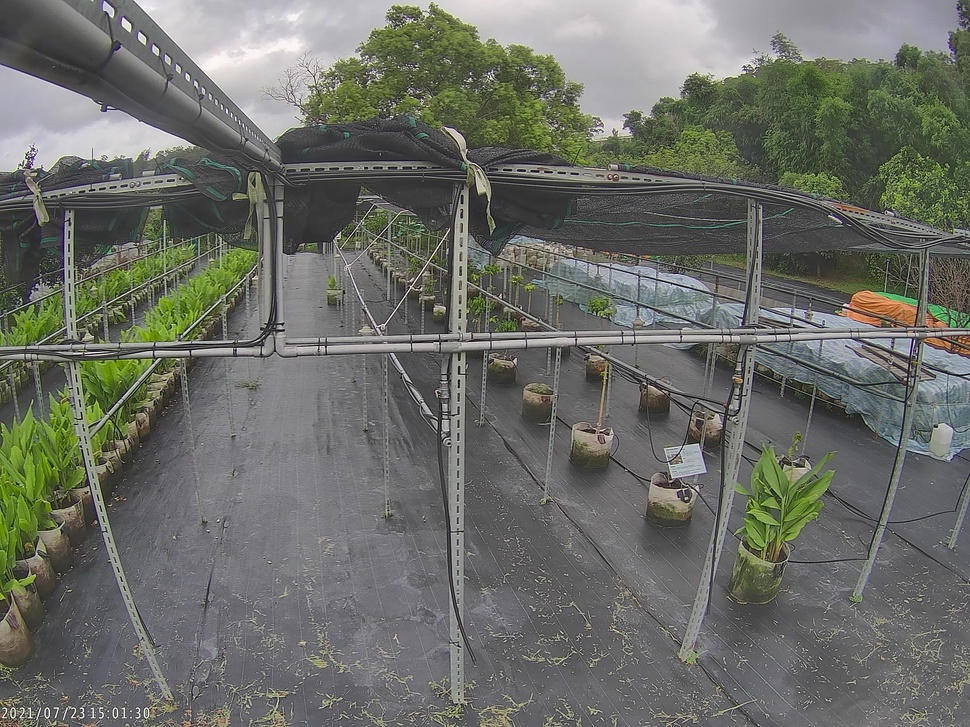
#> input picture test_data_/7.jpg, 970 x 727 px, shrunk from 2560 x 1920 before the run
$ python test.py
#> lines starting #> are read from the running program, lines starting #| are printed output that depends on the picture; long printed decimals are rounded
### mse.py
#import skimage.measure
#from skimage.metrics import structural_similarity as ssim
#from skimage import measure
import numpy as np
import cv2
#import config


def mse(imageA, imageB, threshold):
    '''
    the 'Mean Squared Error' between the two images is
    the sum of the squared difference between the two images;
    '''
    mse_sum = 0
    pixel_num = 0
    # NOTE: the two images must have the same dimension
    #tmp_k = np.zeros((imageA.shape[0], imageA.shape[1]))
    #print(tmp_k)
    for i in range(imageA.shape[0]):
        for j in range(imageA.shape[1]):

            tmp = int(imageA[i][j]) - int(imageB[i][j])
            if tmp > threshold:
                #tmp_k[i][j] = (tmp ** 2)
                mse_sum += (tmp ** 2)
                pixel_num += 1


    #err1 = np.sum(tmp_k)

    err = mse_sum/pixel_num
    print("cmp: ")
    #print("A-B\n", cv2.subtract(imageB, imageA), "\n\n", "manual minus\n", tmp_k)
    #print("\n\n")
    #print("A\n", imageA, "\n\n", "B\n", imageB)
    print(err)


    '''
    return the MSE, the lower the error, the more "similar" the two images are
    '''
    #return 0
    return err

def compare_images(imageA, imageB):
    # compute the mean squared error and structural similarity index for the images
    m = mse(imageA, imageB ,10)
    # s = ssim(imageA, imageB)
    return m


def init_cmp(imageA_path, imageB_path):

    # read image by cv2 from path
    target_0 = cv2.imread(imageA_path)
    target_1 = cv2.imread(imageB_path)

    # convert image to grayscale
    target_0 = cv2.cvtColor(target_0, cv2.COLOR_BGR2GRAY)
    target_1 = cv2.cvtColor(target_1, cv2.COLOR_BGR2GRAY)

    return compare_images(target_0, target_1)

### test.py
import mse
import numpy as np

a = np.zeros((3, 3))
b= np.zeros((3, 3))
for i in range(3):
    for j in range(3):
            a[i][j] = (i+1)*(j+1)
            if j%2 == 0:
                b[i][j] = a[i][j] +1
            else:
                b[i][j] = a[i][j] - 1

#print(a)
#print(b)
#mse.mse(a, b, 0)

mse.init_cmp("test_data_/7.jpg", "test_data_/3.jpg")
#> in init_cmp, target_0 is the input picture: shape (727, 970, 3); mean B, G, R 103, 109.7, 107.6
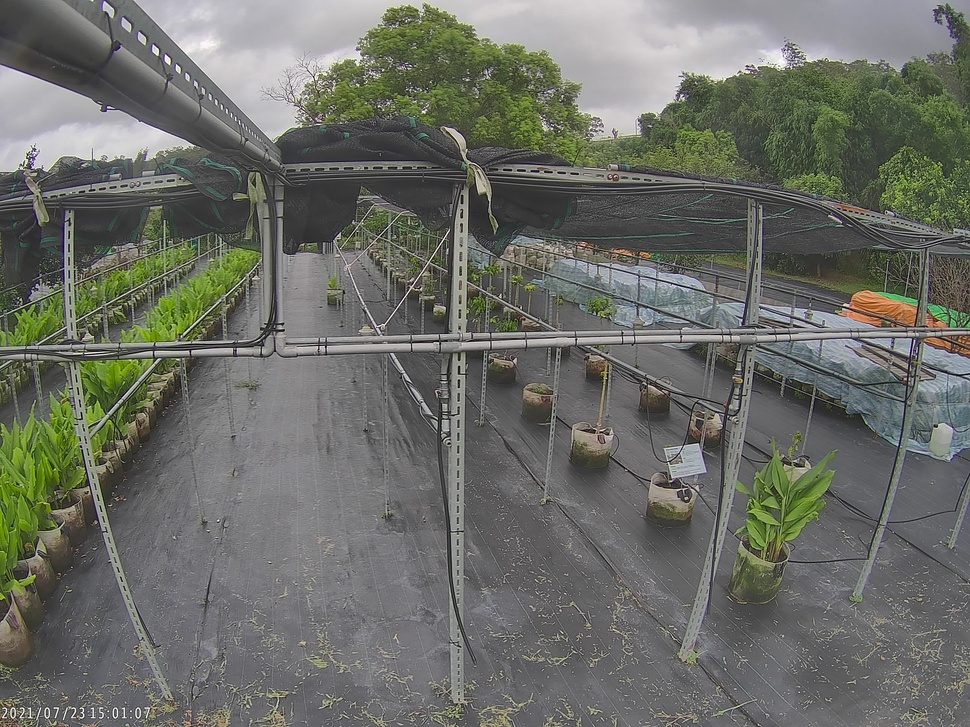
#> input picture test_data_/3.jpg, 970 x 727 px, shrunk from 2560 x 1920 before the run
#> in init_cmp, target_1 is the input picture: shape (727, 970, 3); mean B, G, R 102.6, 109.5, 107.5
#> in init_cmp, `target_1 = cv2.cvtColor(target_1, cv2.COLOR_BGR2GRAY)`:
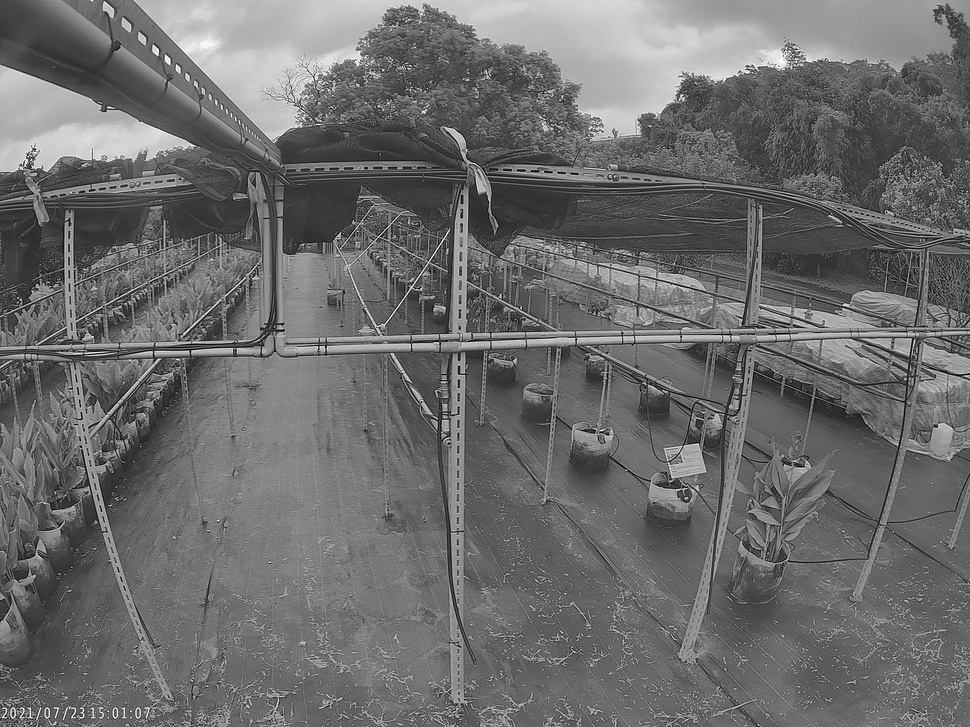
#> target_1: shape (727, 970); min 0, max 255, mean 108.1
#> after the loop in mse, `for i in range(imageA.shape[0]):`: mse_sum = 75709400; pixel_num = 79969
#> in mse, `err = mse_sum/pixel_num`: err = 946.7
#| 946.734
mse.init_cmp("test_data_/19.jpg", "test_data_/2.jpg")
#> call 2 of init_cmp, with imageA_path = 'test_data_/19.jpg', imageB_path = 'test_data_/2.jpg'
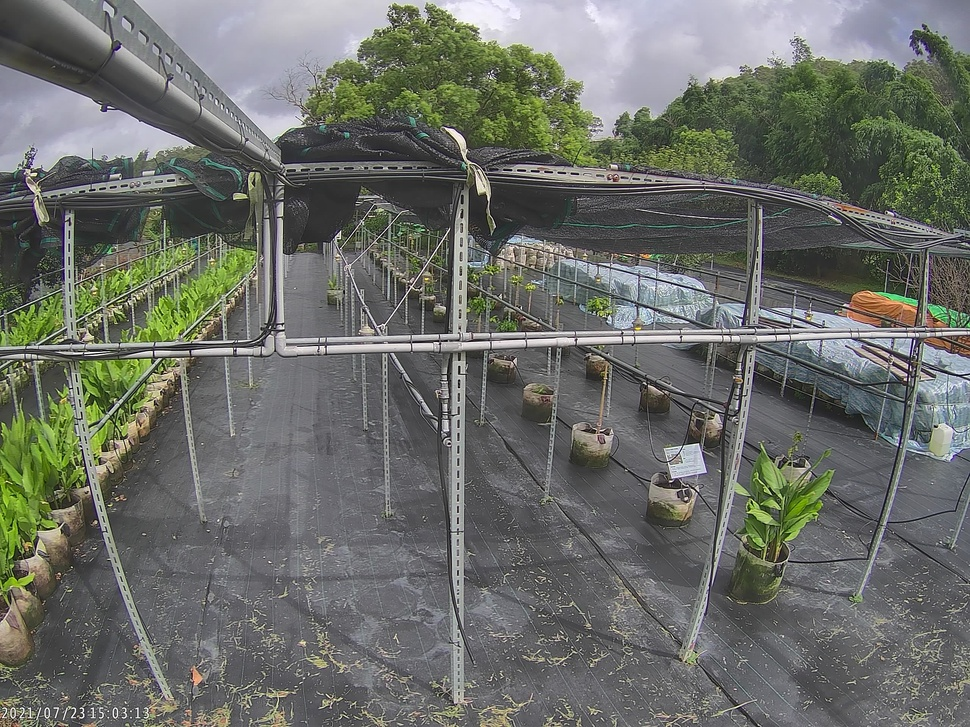
#> input picture test_data_/19.jpg, 970 x 727 px, shrunk from 2560 x 1920 before the run
#> in init_cmp, target_0 is the input picture: shape (727, 970, 3); mean B, G, R 104.2, 109.9, 107.2
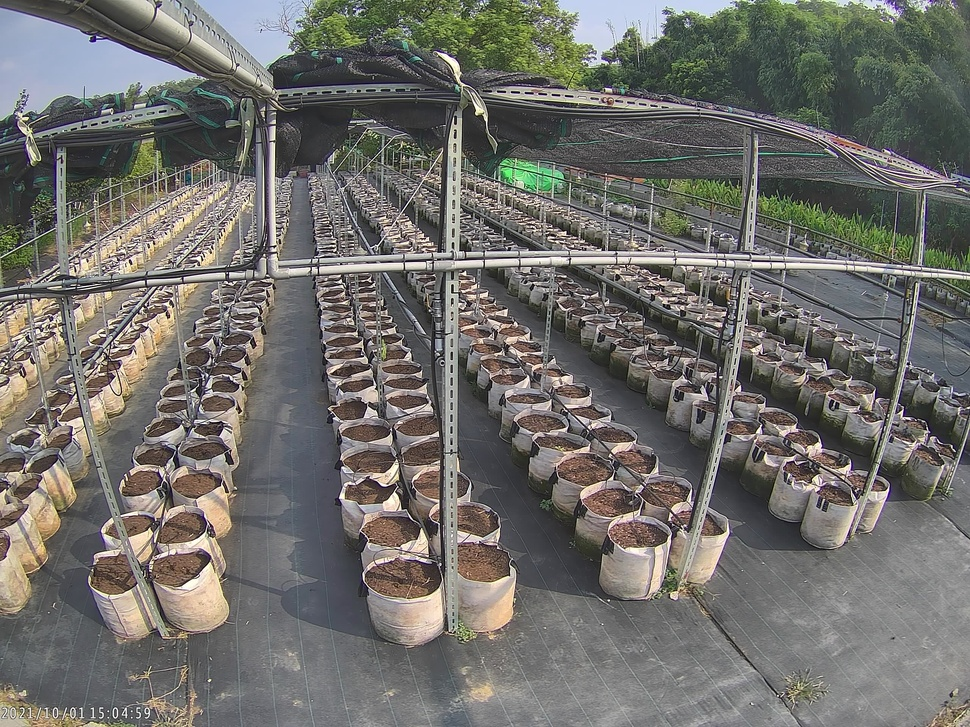
#> input picture test_data_/2.jpg, 970 x 727 px, shrunk from 2560 x 1920 before the run
#> in init_cmp, target_1 is the input picture: shape (727, 970, 3); mean B, G, R 106.9, 110.9, 112.3
#> in init_cmp (call 2), `target_0 = cv2.cvtColor(target_0, cv2.COLOR_BGR2GRAY)`:
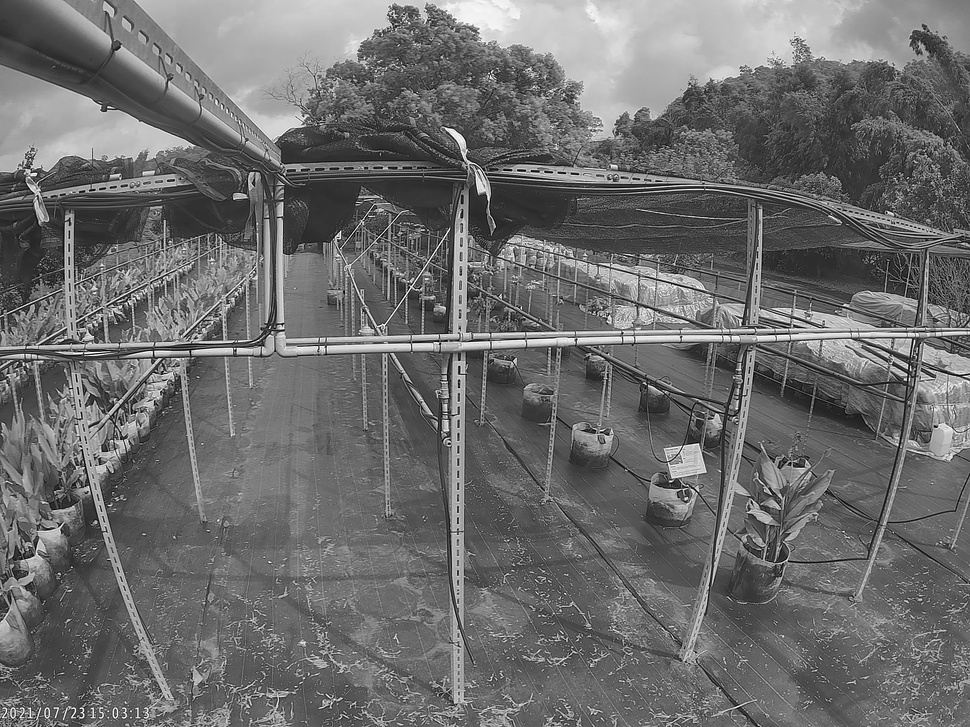
#> target_0: shape (727, 970); min 0, max 255, mean 108.4
#> in init_cmp (call 2), `target_1 = cv2.cvtColor(target_1, cv2.COLOR_BGR2GRAY)`:
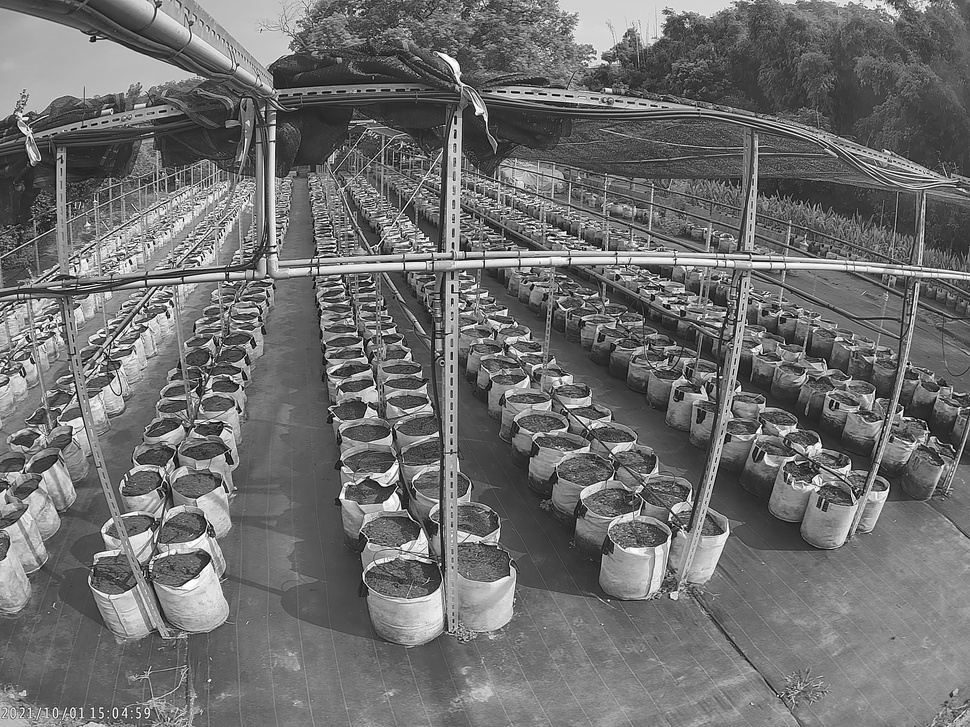
#> target_1: shape (727, 970); min 0, max 255, mean 110.8
#| 4994.263
